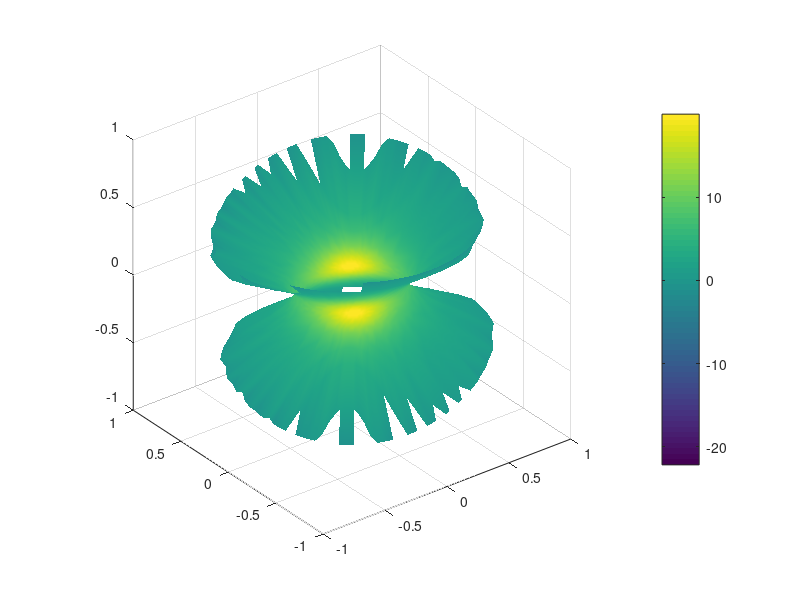

MATLAB code for this plot:
clear;
% построение квадрики
% Создадим симметричный тензор 2 ранга (матрица 3 на 3)
S = [10  5   7;
     5  15   6;
     7  6   -20];

% сканируем по всему телесному углу,
% достаточно двух поворотов для того,
% чтобы пробежать по всем возможным
% направлениям единичного указательного
% вектора l

% первый поворот на угол theta вокруг оси X3 (Z)
% второй поворот на угол phi вокруг оси X2' (Y')

theta = linspace(0, 360, 101);
phi = linspace(0, 180, 51); % возможно перепутаны

sigma = zeros(length(phi), length(theta));
for i=1:length(phi)
  for j=1:length(theta)

    l = [sind(phi(i))*cosd(theta(j));...
         sind(phi(i))*sind(theta(j));...
         cosd(phi(i))];

    for k = 1:3
      for m = 1:3
        sigma(i,j) = sigma(i,j) + S(k,m) * l(k) * l(m);
      end
    end

  end % endfor в матлабе не работает
end

% создадим сетку
[PHI, THETA] = meshgrid(deg2rad(phi), deg2rad(theta));

% результаты вычисления sigma(i,j) получены
% для сферической СК (sigma(i,j) - длина
% вектора r в направлении l)
% Octave не умеет строить в сферической СК

% транспонируем sigma, чтобы соответствовать размерности PHI и THETA
sigma = sigma';
r = sqrt(1./sigma);

rmax=1;

for i=1:size(r, 1)
  for j=1:size(r,2)
    if abs(r(i,j)) > rmax
      r(i,j) = rmax;
    end
    if isreal(r(i,j))==0
      r(i,j) = NaN;
    end
  end
end

% перейдём к декартовой прямоугольной СК
% abs(sigma) на случай если радиус-вектор отрицателен
[X, Y, Z] = sph2cart(THETA, -(PHI-pi/2), abs(r));


figure
surf(X, Y, Z, sigma);
daspect([1 1 1]);
shading interp;
colorbar;
